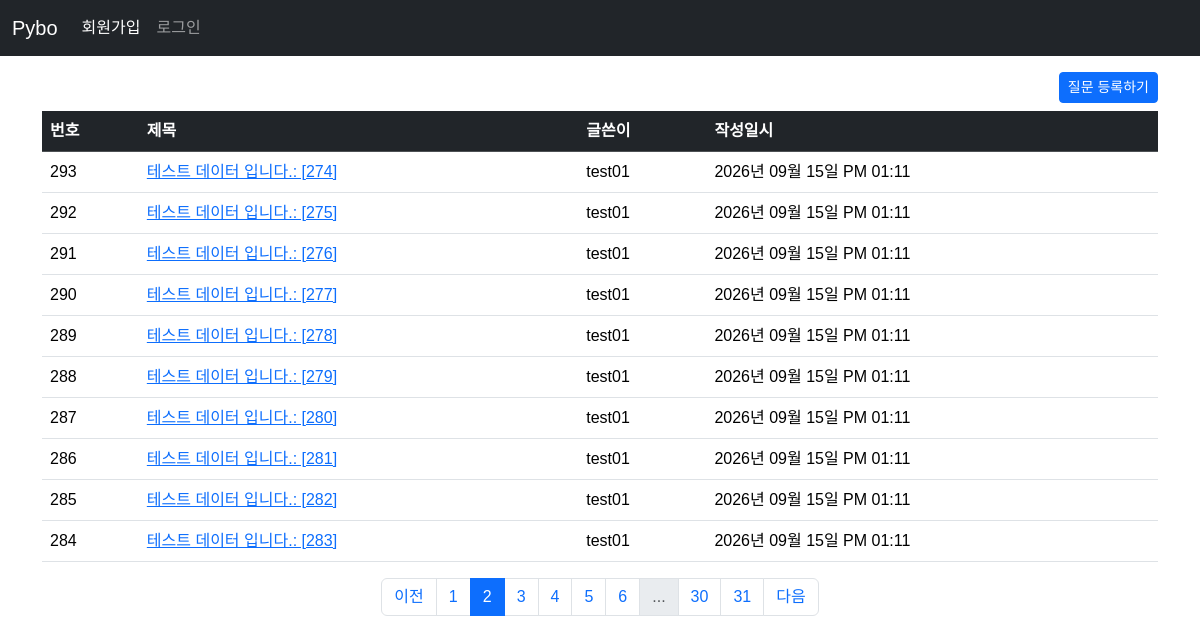
/question/list?page=2, run on the app's committed database.
### pybo/models.py (models this page shows)
class Question(db.Model):
    id = db.Column(db.Integer, primary_key=True)
    subject = db.Column(db.String(200), nullable=False)
    content = db.Column(db.Text, nullable=False)
    create_date = db.Column(db.DateTime, nullable=False)
    user_id = db.Column(db.Integer, db.ForeignKey('user.id', ondelete='CASCADE'), nullable=False)
    user = db.relationship('User', backref=db.backref('question_set'))

class User(db.Model):
    id = db.Column(db.Integer, primary_key=True)
    username = db.Column(db.String(150), unique=True, nullable=False)
    password = db.Column(db.String(200), nullable=False)
    email = db.Column(db.String(120), unique=True, nullable=False)

### pybo/views/question_views.py (the view)
@bp.route('/list')
def _list():
    page = request.args.get('page', default=1, type=int)    # url parameter ?page=1
    question_list = Question.query.order_by(Question.create_date.desc())
    question_list = question_list.paginate(page=page, per_page=10)  # 페이징 구현
    return render_template('question/question_list.html', question_list=question_list)

### pybo/filter.py (called while the page is built)
def format_datetime(value, fmt:str='%Y년 %m월 %d일 %p %I:%M'):
    return value.strftime(fmt)

### pybo/views/auth_views.py (called while the page is built)
@bp.before_app_request
def load_logged_in_user():
    user_id = session.get('user_id')
    if user_id is None:
        g.user = None
    else:
        g.user = User.query.get(user_id)

### pybo/templates/question/question_list.html (shortened to what this page needs)
{% extends 'base.html' %}
{% block content %}
<div class="container my-3">
    <div class="text-end">
    <a href="{{ url_for('question.create') }}" class="btn btn-primary btn-sm mb-2">질문 등록하기</a>
    </div>
    <table class="table table-hover">
        <thead>
        <tr class="table-dark">
            <th>번호</th>
            <th>제목</th>
            <th>글쓴이</th>
            <th>작성일시</th>
        </tr>
        </thead>
        <tbody>
        {% if question_list %}
        {% for question in question_list.items %}
        <tr>
            <td>{{ question_list.total - ((question_list.page - 1) * question_list.per_page) - loop.index0 }}</td>
            <td>
                <a href="{{ url_for('question.detail', question_id=question.id) }}">{{question.subject}}</a>
            </td>
            <td>{{ question.user.username }}</td>
            <td>{{ question.create_date | datetime }}</td>
        </tr>
        {% endfor %}
        {% else %}
        <tr>
            <td colspan="3">질문이 없습니다.</td>
        </tr>
        {% endif %}
        </tbody>
    </table>
    <nav aria-label="...">
        <ul class="pagination justify-content-center">
            {% if question_list.has_prev %}
            <li class="page-item"><a href="?page={{ question_list.prev_num }}" class="page-link">이전</a></li>
            {% else %}
            <li class="page-item disabled">
                <a href="javascript:void(0)" class="page-link" aria-disabled="true">이전</a></li>
            {% endif %}
            {% for page_num in question_list.iter_pages() %}
            {% if page_num %}
            {% if page_num != question_list.page %}
            <li class="page-item"><a class="page-link" href="?page={{ page_num }}">{{ page_num }}</a></li>
            {% else %}
            <li class="page-item active">
                <a class="page-link" href="javascript:void(0)" aria-current="page">{{ page_num }}</a>
            </li>
            {% endif %}
            {% else %}
            <li class="page-item disabled"><a class="page-link" href="javascript:void(0)">...</a></li>
            {% endif %}
            {% endfor %}
            {% if question_list.has_next %}
            <li class="page-item"><a class="page-link" href="?page={{ question_list.next_num }}">다음</a></li>
            {% else %}
            <li class="page-item disabled">
                <a class="page-link" href="javascript:void(0)" aria-disabled="true">다음</a></li>
            {% endif %}
        </ul>
    </nav>
</div>
{% endblock %}

### pybo/static/style.css (style rules this page uses)
body { font-family: "Noto Sans KR", sans-serif; font-weight: 400; }

### data on the page
Question: total "293", subject "테스트 데이터 입니다.: [274]", user.username "test01", create_date "2026년 09월 15일 PM 01:11"
Question: total "292", subject "테스트 데이터 입니다.: [275]", user.username "test01", create_date "2026년 09월 15일 PM 01:11"
Question: total "291", subject "테스트 데이터 입니다.: [276]", user.username "test01", create_date "2026년 09월 15일 PM 01:11"
Question: total "290", subject "테스트 데이터 입니다.: [277]", user.username "test01", create_date "2026년 09월 15일 PM 01:11"
Question: total "289", subject "테스트 데이터 입니다.: [278]", user.username "test01", create_date "2026년 09월 15일 PM 01:11"
Question: total "288", subject "테스트 데이터 입니다.: [279]", user.username "test01", create_date "2026년 09월 15일 PM 01:11"
Question: total "287", subject "테스트 데이터 입니다.: [280]", user.username "test01", create_date "2026년 09월 15일 PM 01:11"
Question: total "286", subject "테스트 데이터 입니다.: [281]", user.username "test01", create_date "2026년 09월 15일 PM 01:11"
Question: total "285", subject "테스트 데이터 입니다.: [282]", user.username "test01", create_date "2026년 09월 15일 PM 01:11"
Question: total "284", subject "테스트 데이터 입니다.: [283]", user.username "test01", create_date "2026년 09월 15일 PM 01:11"

### other printed values
{{ page_num }} "1" "3" "4" "5" "6" "30" "31"
{{ page_num }} "2"
